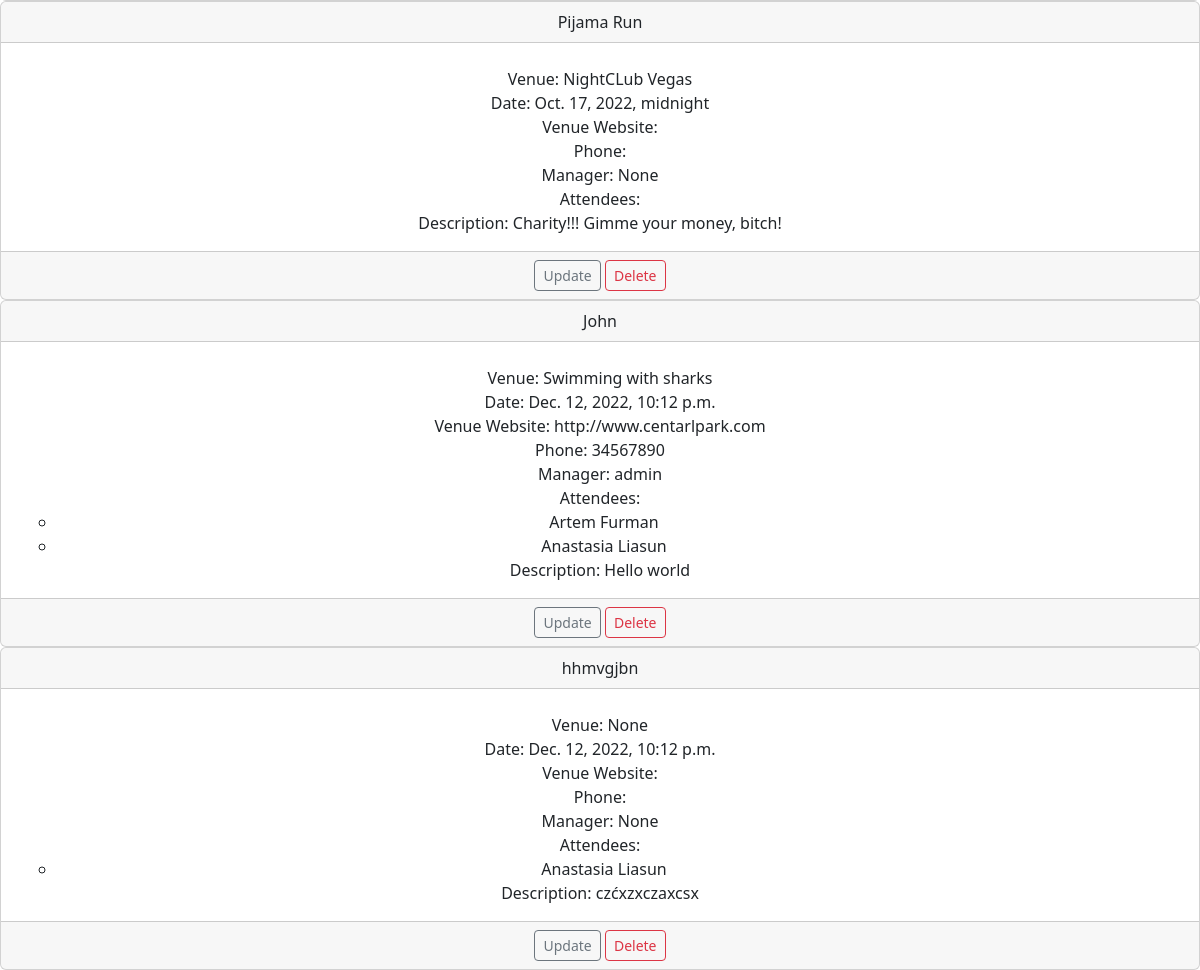
/events (lower part), run on an earlier commit of the app's database.
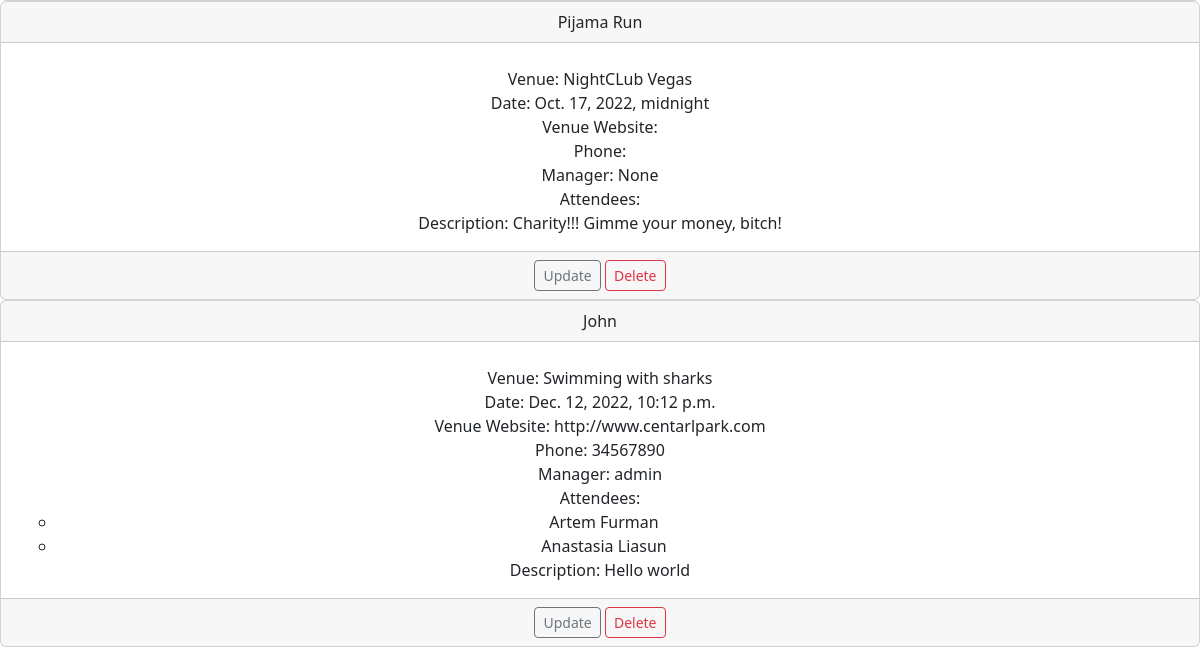
And on a later commit of the database.
### events/models.py (models this page shows, shortened)
class Event(models.Model):
    name = models.CharField('Event Name', max_length=120)
    event_date = models.DateTimeField('Event Date')
    venue = models.ForeignKey(Venue, blank=True, null=True, on_delete=models.CASCADE)
    manager = models.ForeignKey(User, blank=True, null=True, on_delete=models.SET_NULL)
    description = models.TextField(blank=True)
    attendees = models.ManyToManyField(MyClubUser, blank=True)

class Venue(models.Model):
    name = models.CharField('Venue Name', max_length = 120)
    address = models.CharField(max_length = 300)
    zip_code = models.CharField('Zip Code', max_length = 15)
    phone = models.CharField('Contact Phone', max_length = 25, blank=True)
    web = models.URLField('Website Address', blank=True)
    email_address = models.EmailField('Email Address', blank=True)
    def __str__(self):
        return self.name

class MyClubUser(models.Model):
    first_name =models.CharField('Event Name', max_length=30)
    last_name = models.CharField('Event Name', max_length=30)
    email = models.EmailField("User Email")
    def __str__(self):
        return self.first_name + " " + self.last_name

### events/views.py (the view)
# urls.py: path('events', views.all_events, name='list-events'),
def all_events(request):
    event_list = Event.objects.all().order_by('event_date')
    return render(request, 'events/event_list.html', {
        "event_list": event_list
    })

### events/templates/events/event_list.html (shortened to what this page needs)
{% extends 'events/base.html' %}
{% block content %}
    {% for event in event_list %}
        <div class="card text-center">
            <div class="card-header">
            {{ event.name }}
            </div>
            <div class="card-body">
                <ul class="no-bullets">
                    <li><h5 class="card-title"></h5>Venue: {{ event.venue }}</h5></li>
                    <li>Date: {{ event.event_date }}</li>
                    <li>Venue Website: {{ event.venue.web}}</li>
                    <li>Phone: {{ event.venue.phone}}</li>
                    <li>Manager: {{ event.manager }}</li>
                    <li> Attendees:
                        <ul>
                            {% for user in event.attendees.all %}
                            <li>{{ user }}</li>
                            {% endfor %}
                    </ul>
                </ul>
            <p class="card-text">Description: {{ event.description }}</p>
            </div>
            <div class="card-footer text-muted">
                <a href="{% url 'update-event' event.id %}" class="btn btn-outline-secondary btn-sm">Update</a>
                <a href="{% url 'delete-event' event.id %}" class="btn btn-outline-danger btn-sm">Delete</a>
            </div>
        </div>
    {% endfor %}
{% endblock %}

What changed in the data, as far as the page shows it:
removed Event: name "hhmvgjbn", venue "None", event_date "Dec. 12, 2022, 10:12 p.m.", manager "None", description "czćxzxczaxcsx", MyClubUser (first_name+last_name "Anastasia Liasun")
